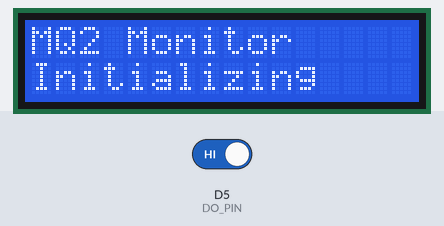
This sketch was run on a simulated ESP8266 (NodeMCU). Shown: 16×2 character LCD. The test bench sets the inputs (shaded band); at power-on: D5 (DO_PIN) HIGH. What the sketch prints to the serial monitor is not drawn.

Above: at 0.1 s.
At 3.2 s:
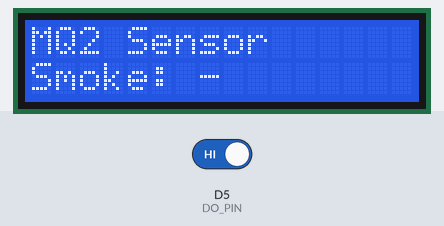
3.3 s: D5 (DO_PIN) driven LOW
5.6 s: D5 (DO_PIN) driven HIGH
Timing chart, 0 to 8.6 s (numbered marks = the images above; inputs shaded):
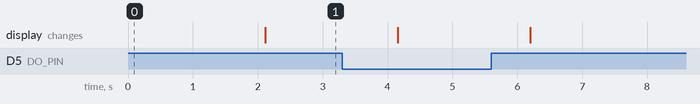

The sketch:

MQ2_oled.ino
```cpp
/*
 * =====================================================
 *  MQ2 Gas Sensor + LCD1602 I2C
 *  ESP8266 / ESP32
 * =====================================================
 */

#include <Wire.h>
#include <LiquidCrystal_I2C.h>

/*=====================================================
    MQ2 Sensor
=====================================================*/
#if defined(ESP8266)

    #define DO_PIN D5

#elif defined(ESP32)

    #define DO_PIN 13

#endif

/*=====================================================
    LCD I2C
=====================================================*/
#if defined(ESP8266)

    #define SDA_PIN D2
    #define SCL_PIN D1

#elif defined(ESP32)

    #define SDA_PIN 19
    #define SCL_PIN 23

#endif

#define LCD_ADDRESS 0x27
#define LCD_COLS    16
#define LCD_ROWS    2

LiquidCrystal_I2C lcd(LCD_ADDRESS, LCD_COLS, LCD_ROWS);

/*=====================================================
    Function Prototype
=====================================================*/

void initSensor();
bool readMQ2();

void initLCD();
void printLcd(String line1, String line2);

/*=====================================================
    Setup
=====================================================*/

void setup()
{
    Serial.begin(115200);

    Wire.begin(SDA_PIN, SCL_PIN);

    initSensor();
    initLCD();

    Serial.println();
    Serial.println("==============================");
    Serial.println(" MQ2 Gas Monitoring");
    Serial.println("==============================");
}

/*=====================================================
    Loop
=====================================================*/

void loop()
{
    bool smoke = readMQ2();

    if (smoke)
    {
        Serial.println("Smoke: DETECTED");
        printLcd("MQ2 Sensor", "Smoke: +");
    }
    else
    {
        Serial.println("Smoke: SAFE");
        printLcd("MQ2 Sensor", "Smoke: -");
    }

    delay(1000);
}

/*=====================================================
    MQ2 Sensor
=====================================================*/

void initSensor()
{
    pinMode(DO_PIN, INPUT);
}

bool readMQ2()
{
    int dValue = digitalRead(DO_PIN);

    // LOW  -> Smoke detected
    // HIGH -> No smoke

    return (dValue == LOW);
}

/*=====================================================
    LCD Initialization
=====================================================*/

void initLCD()
{
    lcd.init();
    lcd.backlight();

    lcd.clear();

    lcd.setCursor(0, 0);
    lcd.print("MQ2 Monitor");

    lcd.setCursor(0, 1);
    lcd.print("Initializing");

    delay(2000);

    lcd.clear();
}

/*=====================================================
    Print LCD
=====================================================*/

void printLcd(String line1, String line2)
{
    lcd.clear();

    lcd.setCursor(0, 0);
    lcd.print(line1);

    lcd.setCursor(0, 1);
    lcd.print(line2);
}
```
